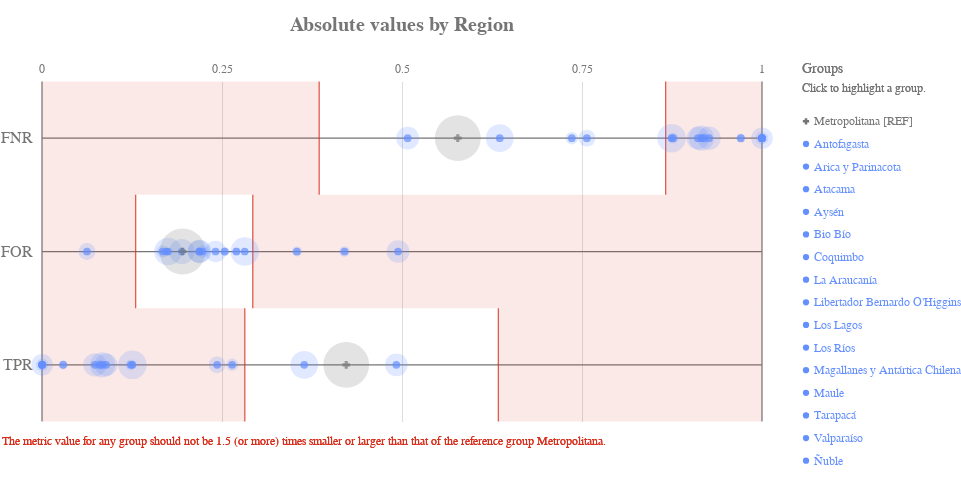

This figure's notebook cell:
### Code cell
ap.absolute(grupo_definido, metrics, 'Region', fairness_threshold = disparity_tolerance)

### Figure 1 — Vega-Lite specification as saved in the notebook (floating-point values rounded to 4 significant figures)
{"config": {"view": {"continuousWidth": 400, "continuousHeight": 300, "strokeWidth": 0}, "axisLeft": {"labelColor": "rgb(117,117,117)", "labelFont": "Arial", "labelFontSize": 16}, "title": {"align": "center", "baseline": "middle", "color": "rgb(117,117,117)", "font": "Arial", "fontSize": 20, "fontWeight": "bold"}}, "layer": [{"data": {"name": "data-4ac2d7a4dec33677e433b172826c7791"}, "mark": {"type": "rule", "stroke": "rgb(117,117,117)", "strokeWidth": 1.25, "tooltip": ""}, "encoding": {"x": {"type": "quantitative", "field": "start", "scale": {"domain": [0, 1], "range": [40.0, 760.0]}}, "x2": {"field": "end"}, "y": {"type": "nominal", "axis": {"domain": false, "labelAngle": 0, "labelPadding": -30, "orient": "left", "ticks": false, "title": ""}, "field": "y_position", "scale": {"domain": ["FNR", "FOR", "TPR"], "range": [42.5, 382.5]}}}}, {"data": {"name": "data-6cfe259518f6c7b358d8f836a73e6b7f"}, "mark": {"type": "rule", "stroke": "rgb(117,117,117)", "strokeWidth": 1.25, "tooltip": ""}, "encoding": {"x": {"type": "quantitative", "field": "x_position", "scale": {"domain": [0, 1], "range": [40.0, 760.0]}}, "y": {"value": 42.5}, "y2": {"value": 382.5}}}, {"data": {"name": "data-60ed1133fa688d151d36705a369482e0"}, "mark": {"type": "text", "align": "center", "color": "rgb(117,117,117)", "font": "Arial", "fontSize": 12, "fontWeight": "normal", "tooltip": ""}, "encoding": {"text": {"type": "nominal", "field": "value"}, "x": {"type": "quantitative", "field": "value", "scale": {"domain": [0, 1], "range": [40.0, 760.0]}}, "y": {"value": 29.75}}}, {"layer": [{"mark": {"type": "rect", "opacity": 0.8, "stroke": "rgb(217, 46, 28)", "strokeWidth": 1.25, "tooltip": ""}, "encoding": {"x": {"type": "quantitative", "field": "lower_threshold_value", "scale": {"domain": [0, 1], "range": [40.0, 760.0]}}, "x2": {"field": "lower_threshold_value"}, "y": {"type": "nominal", "axis": {"domain": false, "grid": false, "labels": false, "ticks": false, "title": " "}, "field": "metric", "scale": {"domain": ["FNR", "FOR", "TPR"], "range": [42.5, 382.5]}}}}, {"mark": {"type": "rect", "opacity": 0.8, "stroke": "rgb(217, 46, 28)", "strokeWidth": 1.25, "tooltip": ""}, "encoding": {"x": {"type": "quantitative", "field": "upper_threshold_value", "scale": {"domain": [0, 1], "range": [40.0, 760.0]}}, "x2": {"field": "upper_threshold_value"}, "y": {"type": "nominal", "axis": {"domain": false, "grid": false, "labels": false, "ticks": false, "title": " "}, "field": "metric", "scale": {"domain": ["FNR", "FOR", "TPR"], "range": [42.5, 382.5]}}}}, {"layer": [{"mark": {"type": "rect", "fill": "rgb(217, 46, 28)", "opacity": 0.1, "tooltip": ""}, "encoding": {"x": {"type": "quantitative", "field": "lower_threshold_value", "scale": {"domain": [0, 1], "range": [40.0, 760.0]}}, "x2": {"field": "lower_end"}, "y": {"type": "nominal", "axis": {"domain": false, "grid": false, "labels": false, "ticks": false, "title": " "}, "field": "metric", "scale": {"domain": ["FNR", "FOR", "TPR"], "range": [42.5, 382.5]}}}}, {"mark": {"type": "rect", "fill": "rgb(217, 46, 28)", "opacity": 0.1, "tooltip": ""}, "encoding": {"x": {"type": "quantitative", "field": "upper_threshold_value", "scale": {"domain": [0, 1], "range": [40.0, 760.0]}}, "x2": {"field": "upper_end"}, "y": {"type": "nominal", "axis": {"domain": false, "grid": false, "labels": false, "ticks": false, "title": " "}, "field": "metric", "scale": {"domain": ["FNR", "FOR", "TPR"], "range": [42.5, 382.5]}}}}]}, {"data": {"name": "data-79dd248bdaa0ea02c535240e8ad022c8"}, "mark": {"type": "text", "align": "left", "baseline": "top", "fill": "rgb(217, 46, 28)", "font": "Arial", "fontSize": 12, "fontWeight": "normal", "tooltip": ""}, "encoding": {"text": {"value": "The metric value for any group should not be 1.5 (or more) times smaller or larger than that of the reference group Metropolitana."}, "x": {"value": 0}, "y": {"value": 396.7}}}], "data": {"name": "data-7237b57be79b64ed044f232db1dbef95"}}, {"layer": [{"mark": "circle"}, {"data": {"name": "data-9ee32a75cfcf4baea5e816f9b1f02c80"}, "mark": {"type": "circle", "opacity": 0.2}, "encoding": {"color": {"condition": {"type": "nominal", "field": "attribute_value", "legend": null, "scale": {"domain": ["Metropolitana", "Antofagasta", "Arica y Parinacota", "Atacama", "Aysén", "Bio Bío", "Coquimbo", "La Araucanía", "Libertador Bernardo O'Higgins", "Los Lagos", "Los Ríos", "Magallanes y Antártica Chilena", "Maule", "Tarapacá", "Valparaíso", "Ñuble"], "range": ["rgb(117,117,117)", "rgb(100, 143, 255)", "rgb(100, 143, 255)", "rgb(100, 143, 255)", "rgb(100, 143, 255)", "rgb(100, 143, 255)", "rgb(100, 143, 255)", "rgb(100, 143, 255)", "rgb(100, 143, 255)", "rgb(100, 143, 255)", "rgb(100, 143, 255)", "rgb(100, 143, 255)", "rgb(100, 143, 255)", "rgb(100, 143, 255)", "rgb(100, 143, 255)", "rgb(100, 143, 255)"]}, "selection": "selector009"}, "value": "rgb(224,224,224)"}, "size": {"type": "quantitative", "field": "group_size", "legend": null, "scale": {"domain": [0, 4104.0], "range": [0, 2522.0]}}, "tooltip": [{"type": "nominal", "field": "attribute_value", "title": "Group"}, {"type": "nominal", "field": "tooltip_group_size", "title": "Group Size"}, {"type": "nominal", "field": "tooltip_disparity_explanation_fnr", "title": "Disparity"}, {"type": "quantitative", "field": "fnr", "format": ".2f", "title": "FNR"}], "x": {"type": "quantitative", "axis": {"domain": false, "labels": false, "ticks": false, "title": null, "values": [0.25, 0.5, 0.75]}, "field": "fnr", "scale": {"domain": [0, 1], "range": [40.0, 760.0]}}, "y": {"type": "nominal", "axis": {"domain": false, "grid": false, "labels": false, "ticks": false, "title": " "}, "field": "metric_variable", "scale": {"domain": ["FNR", "FOR", "TPR"], "range": [42.5, 382.5]}}}, "selection": {"selector011": {"type": "multi", "empty": "all", "fields": ["attribute_value"]}}, "transform": [{"calculate": "'FNR'", "as": "metric_variable"}]}, {"data": {"name": "data-9ee32a75cfcf4baea5e816f9b1f02c80"}, "mark": {"type": "circle", "opacity": 0.2}, "encoding": {"color": {"condition": {"type": "nominal", "field": "attribute_value", "legend": null, "scale": {"domain": ["Metropolitana", "Antofagasta", "Arica y Parinacota", "Atacama", "Aysén", "Bio Bío", "Coquimbo", "La Araucanía", "Libertador Bernardo O'Higgins", "Los Lagos", "Los Ríos", "Magallanes y Antártica Chilena", "Maule", "Tarapacá", "Valparaíso", "Ñuble"], "range": ["rgb(117,117,117)", "rgb(100, 143, 255)", "rgb(100, 143, 255)", "rgb(100, 143, 255)", "rgb(100, 143, 255)", "rgb(100, 143, 255)", "rgb(100, 143, 255)", "rgb(100, 143, 255)", "rgb(100, 143, 255)", "rgb(100, 143, 255)", "rgb(100, 143, 255)", "rgb(100, 143, 255)", "rgb(100, 143, 255)", "rgb(100, 143, 255)", "rgb(100, 143, 255)", "rgb(100, 143, 255)"]}, "selection": "selector009"}, "value": "rgb(224,224,224)"}, "size": {"type": "quantitative", "field": "group_size", "legend": null, "scale": {"domain": [0, 4104.0], "range": [0, 2522.0]}}, "tooltip": [{"type": "nominal", "field": "attribute_value", "title": "Group"}, {"type": "nominal", "field": "tooltip_group_size", "title": "Group Size"}, {"type": "nominal", "field": "tooltip_disparity_explanation_for", "title": "Disparity"}, {"type": "quantitative", "field": "for", "format": ".2f", "title": "FOR"}], "x": {"type": "quantitative", "axis": {"domain": false, "labels": false, "ticks": false, "title": null, "values": [0.25, 0.5, 0.75]}, "field": "for", "scale": {"domain": [0, 1], "range": [40.0, 760.0]}}, "y": {"type": "nominal", "axis": {"domain": false, "grid": false, "labels": false, "ticks": false, "title": " "}, "field": "metric_variable", "scale": {"domain": ["FNR", "FOR", "TPR"], "range": [42.5, 382.5]}}}, "selection": {"selector013": {"type": "multi", "empty": "all", "fields": ["attribute_value"]}}, "transform": [{"calculate": "'FOR'", "as": "metric_variable"}]}, {"data": {"name": "data-9ee32a75cfcf4baea5e816f9b1f02c80"}, "mark": {"type": "circle", "opacity": 0.2}, "encoding": {"color": {"condition": {"type": "nominal", "field": "attribute_value", "legend": null, "scale": {"domain": ["Metropolitana", "Antofagasta", "Arica y Parinacota", "Atacama", "Aysén", "Bio Bío", "Coquimbo", "La Araucanía", "Libertador Bernardo O'Higgins", "Los Lagos", "Los Ríos", "Magallanes y Antártica Chilena", "Maule", "Tarapacá", "Valparaíso", "Ñuble"], "range": ["rgb(117,117,117)", "rgb(100, 143, 255)", "rgb(100, 143, 255)", "rgb(100, 143, 255)", "rgb(100, 143, 255)", "rgb(100, 143, 255)", "rgb(100, 143, 255)", "rgb(100, 143, 255)", "rgb(100, 143, 255)", "rgb(100, 143, 255)", "rgb(100, 143, 255)", "rgb(100, 143, 255)", "rgb(100, 143, 255)", "rgb(100, 143, 255)", "rgb(100, 143, 255)", "rgb(100, 143, 255)"]}, "selection": "selector009"}, "value": "rgb(224,224,224)"}, "size": {"type": "quantitative", "field": "group_size", "legend": null, "scale": {"domain": [0, 4104.0], "range": [0, 2522.0]}}, "tooltip": [{"type": "nominal", "field": "attribute_value", "title": "Group"}, {"type": "nominal", "field": "tooltip_group_size", "title": "Group Size"}, {"type": "nominal", "field": "tooltip_disparity_explanation_tpr", "title": "Disparity"}, {"type": "quantitative", "field": "tpr", "format": ".2f", "title": "TPR"}], "x": {"type": "quantitative", "axis": {"domain": false, "labels": false, "ticks": false, "title": null, "values": [0.25, 0.5, 0.75]}, "field": "tpr", "scale": {"domain": [0, 1], "range": [40.0, 760.0]}}, "y": {"type": "nominal", "axis": {"domain": false, "grid": false, "labels": false, "ticks": false, "title": " "}, "field": "metric_variable", "scale": {"domain": ["FNR", "FOR", "TPR"], "range": [42.5, 382.5]}}}, "selection": {"selector015": {"type": "multi", "empty": "all", "fields": ["attribute_value"]}}, "transform": [{"calculate": "'TPR'", "as": "metric_variable"}]}, {"layer": [{"mark": "point"}, {"data": {"name": "data-9ee32a75cfcf4baea5e816f9b1f02c80"}, "mark": {"type": "point", "filled": true, "size": 60}, "encoding": {"color": {"condition": {"type": "nominal", "field": "attribute_value", "legend": null, "scale": {"domain": ["Metropolitana", "Antofagasta", "Arica y Parinacota", "Atacama", "Aysén", "Bio Bío", "Coquimbo", "La Araucanía", "Libertador Bernardo O'Higgins", "Los Lagos", "Los Ríos", "Magallanes y Antártica Chilena", "Maule", "Tarapacá", "Valparaíso", "Ñuble"], "range": ["rgb(117,117,117)", "rgb(100, 143, 255)", "rgb(100, 143, 255)", "rgb(100, 143, 255)", "rgb(100, 143, 255)", "rgb(100, 143, 255)", "rgb(100, 143, 255)", "rgb(100, 143, 255)", "rgb(100, 143, 255)", "rgb(100, 143, 255)", "rgb(100, 143, 255)", "rgb(100, 143, 255)", "rgb(100, 143, 255)", "rgb(100, 143, 255)", "rgb(100, 143, 255)", "rgb(100, 143, 255)"]}, "selection": "selector009"}, "value": "rgb(224,224,224)"}, "shape": {"type": "nominal", "field": "attribute_value", "legend": null, "scale": {"domain": ["Metropolitana", "Antofagasta", "Arica y Parinacota", "Atacama", "Aysén", "Bio Bío", "Coquimbo", "La Araucanía", "Libertador Bernardo O'Higgins", "Los Lagos", "Los Ríos", "Magallanes y Antártica Chilena", "Maule", "Tarapacá", "Valparaíso", "Ñuble"], "range": ["cross", "circle", "circle", "circle", "circle", "circle", "circle", "circle", "circle", "circle", "circle", "circle", "circle", "circle", "circle", "circle"]}}, "tooltip": [{"type": "nominal", "field": "attribute_value", "title": "Group"}, {"type": "nominal", "field": "tooltip_group_size", "title": "Group Size"}, {"type": "nominal", "field": "tooltip_disparity_explanation_fnr", "title": "Disparity"}, {"type": "quantitative", "field": "fnr", "format": ".2f", "title": "FNR"}], "x": {"type": "quantitative", "axis": {"domain": false, "labels": false, "ticks": false, "title": null, "values": [0.25, 0.5, 0.75]}, "field": "fnr", "scale": {"domain": [0, 1], "range": [40.0, 760.0]}}, "y": {"type": "nominal", "axis": {"domain": false, "grid": false, "labels": false, "ticks": false, "title": " "}, "field": "metric_variable", "scale": {"domain": ["FNR", "FOR", "TPR"], "range": [42.5, 382.5]}}}, "selection": {"selector010": {"type": "multi", "empty": "all", "fields": ["attribute_value"]}}, "transform": [{"calculate": "'FNR'", "as": "metric_variable"}]}, {"data": {"name": "data-9ee32a75cfcf4baea5e816f9b1f02c80"}, "mark": {"type": "point", "filled": true, "size": 60}, "encoding": {"color": {"condition": {"type": "nominal", "field": "attribute_value", "legend": null, "scale": {"domain": ["Metropolitana", "Antofagasta", "Arica y Parinacota", "Atacama", "Aysén", "Bio Bío", "Coquimbo", "La Araucanía", "Libertador Bernardo O'Higgins", "Los Lagos", "Los Ríos", "Magallanes y Antártica Chilena", "Maule", "Tarapacá", "Valparaíso", "Ñuble"], "range": ["rgb(117,117,117)", "rgb(100, 143, 255)", "rgb(100, 143, 255)", "rgb(100, 143, 255)", "rgb(100, 143, 255)", "rgb(100, 143, 255)", "rgb(100, 143, 255)", "rgb(100, 143, 255)", "rgb(100, 143, 255)", "rgb(100, 143, 255)", "rgb(100, 143, 255)", "rgb(100, 143, 255)", "rgb(100, 143, 255)", "rgb(100, 143, 255)", "rgb(100, 143, 255)", "rgb(100, 143, 255)"]}, "selection": "selector009"}, "value": "rgb(224,224,224)"}, "shape": {"type": "nominal", "field": "attribute_value", "legend": null, "scale": {"domain": ["Metropolitana", "Antofagasta", "Arica y Parinacota", "Atacama", "Aysén", "Bio Bío", "Coquimbo", "La Araucanía", "Libertador Bernardo O'Higgins", "Los Lagos", "Los Ríos", "Magallanes y Antártica Chilena", "Maule", "Tarapacá", "Valparaíso", "Ñuble"], "range": ["cross", "circle", "circle", "circle", "circle", "circle", "circle", "circle", "circle", "circle", "circle", "circle", "circle", "circle", "circle", "circle"]}}, "tooltip": [{"type": "nominal", "field": "attribute_value", "title": "Group"}, {"type": "nominal", "field": "tooltip_group_size", "title": "Group Size"}, {"type": "nominal", "field": "tooltip_disparity_explanation_for", "title": "Disparity"}, {"type": "quantitative", "field": "for", "format": ".2f", "title": "FOR"}], "x": {"type": "quantitative", "axis": {"domain": false, "labels": false, "ticks": false, "title": null, "values": [0.25, 0.5, 0.75]}, "field": "for", "scale": {"domain": [0, 1], "range": [40.0, 760.0]}}, "y": {"type": "nominal", "axis": {"domain": false, "grid": false, "labels": false, "ticks": false, "title": " "}, "field": "metric_variable", "scale": {"domain": ["FNR", "FOR", "TPR"], "range": [42.5, 382.5]}}}, "selection": {"selector012": {"type": "multi", "empty": "all", "fields": ["attribute_value"]}}, "transform": [{"calculate": "'FOR'", "as": "metric_variable"}]}, {"data": {"name": "data-9ee32a75cfcf4baea5e816f9b1f02c80"}, "mark": {"type": "point", "filled": true, "size": 60}, "encoding": {"color": {"condition": {"type": "nominal", "field": "attribute_value", "legend": null, "scale": {"domain": ["Metropolitana", "Antofagasta", "Arica y Parinacota", "Atacama", "Aysén", "Bio Bío", "Coquimbo", "La Araucanía", "Libertador Bernardo O'Higgins", "Los Lagos", "Los Ríos", "Magallanes y Antártica Chilena", "Maule", "Tarapacá", "Valparaíso", "Ñuble"], "range": ["rgb(117,117,117)", "rgb(100, 143, 255)", "rgb(100, 143, 255)", "rgb(100, 143, 255)", "rgb(100, 143, 255)", "rgb(100, 143, 255)", "rgb(100, 143, 255)", "rgb(100, 143, 255)", "rgb(100, 143, 255)", "rgb(100, 143, 255)", "rgb(100, 143, 255)", "rgb(100, 143, 255)", "rgb(100, 143, 255)", "rgb(100, 143, 255)", "rgb(100, 143, 255)", "rgb(100, 143, 255)"]}, "selection": "selector009"}, "value": "rgb(224,224,224)"}, "shape": {"type": "nominal", "field": "attribute_value", "legend": null, "scale": {"domain": ["Metropolitana", "Antofagasta", "Arica y Parinacota", "Atacama", "Aysén", "Bio Bío", "Coquimbo", "La Araucanía", "Libertador Bernardo O'Higgins", "Los Lagos", "Los Ríos", "Magallanes y Antártica Chilena", "Maule", "Tarapacá", "Valparaíso", "Ñuble"], "range": ["cross", "circle", "circle", "circle", "circle", "circle", "circle", "circle", "circle", "circle", "circle", "circle", "circle", "circle", "circle", "circle"]}}, "tooltip": [{"type": "nominal", "field": "attribute_value", "title": "Group"}, {"type": "nominal", "field": "tooltip_group_size", "title": "Group Size"}, {"type": "nominal", "field": "tooltip_disparity_explanation_tpr", "title": "Disparity"}, {"type": "quantitative", "field": "tpr", "format": ".2f", "title": "TPR"}], "x": {"type": "quantitative", "axis": {"domain": false, "labels": false, "ticks": false, "title": null, "values": [0.25, 0.5, 0.75]}, "field": "tpr", "scale": {"domain": [0, 1], "range": [40.0, 760.0]}}, "y": {"type": "nominal", "axis": {"domain": false, "grid": false, "labels": false, "ticks": false, "title": " "}, "field": "metric_variable", "scale": {"domain": ["FNR", "FOR", "TPR"], "range": [42.5, 382.5]}}}, "selection": {"selector014": {"type": "multi", "empty": "all", "fields": ["attribute_value"]}}, "transform": [{"calculate": "'TPR'", "as": "metric_variable"}]}]}]}, {"layer": [{"mark": {"type": "point", "filled": true, "opacity": 1, "size": 39.48}, "encoding": {"color": {"condition": {"type": "nominal", "field": "attribute_value", "legend": null, "scale": {"domain": ["Metropolitana", "Antofagasta", "Arica y Parinacota", "Atacama", "Aysén", "Bio Bío", "Coquimbo", "La Araucanía", "Libertador Bernardo O'Higgins", "Los Lagos", "Los Ríos", "Magallanes y Antártica Chilena", "Maule", "Tarapacá", "Valparaíso", "Ñuble"], "range": ["rgb(117,117,117)", "rgb(100, 143, 255)", "rgb(100, 143, 255)", "rgb(100, 143, 255)", "rgb(100, 143, 255)", "rgb(100, 143, 255)", "rgb(100, 143, 255)", "rgb(100, 143, 255)", "rgb(100, 143, 255)", "rgb(100, 143, 255)", "rgb(100, 143, 255)", "rgb(100, 143, 255)", "rgb(100, 143, 255)", "rgb(100, 143, 255)", "rgb(100, 143, 255)", "rgb(100, 143, 255)"]}, "selection": "selector009"}, "value": "rgb(224,224,224)"}, "shape": {"type": "nominal", "field": "attribute_value", "legend": null, "scale": {"domain": ["Metropolitana", "Antofagasta", "Arica y Parinacota", "Atacama", "Aysén", "Bio Bío", "Coquimbo", "La Araucanía", "Libertador Bernardo O'Higgins", "Los Lagos", "Los Ríos", "Magallanes y Antártica Chilena", "Maule", "Tarapacá", "Valparaíso", "Ñuble"], "range": ["cross", "circle", "circle", "circle", "circle", "circle", "circle", "circle", "circle", "circle", "circle", "circle", "circle", "circle", "circle", "circle"]}}, "x": {"value": 804}, "y": {"type": "nominal", "axis": {"domain": false, "grid": false, "labels": false, "ticks": false, "title": " "}, "field": "attribute_value", "scale": {"domain": ["Metropolitana", "Antofagasta", "Arica y Parinacota", "Atacama", "Aysén", "Bio Bío", "Coquimbo", "La Araucanía", "Libertador Bernardo O'Higgins", "Los Lagos", "Los Ríos", "Magallanes y Antártica Chilena", "Maule", "Tarapacá", "Valparaíso", "Ñuble"], "range": [71, 433]}}}, "selection": {"selector009": {"type": "multi", "empty": "all", "fields": ["attribute_value"]}}}, {"mark": {"type": "text", "align": "left", "baseline": "middle", "font": "Arial", "fontSize": 12, "fontWeight": "normal"}, "encoding": {"color": {"condition": {"type": "nominal", "field": "attribute_value", "legend": null, "scale": {"domain": ["Metropolitana", "Antofagasta", "Arica y Parinacota", "Atacama", "Aysén", "Bio Bío", "Coquimbo", "La Araucanía", "Libertador Bernardo O'Higgins", "Los Lagos", "Los Ríos", "Magallanes y Antártica Chilena", "Maule", "Tarapacá", "Valparaíso", "Ñuble"], "range": ["rgb(117,117,117)", "rgb(100, 143, 255)", "rgb(100, 143, 255)", "rgb(100, 143, 255)", "rgb(100, 143, 255)", "rgb(100, 143, 255)", "rgb(100, 143, 255)", "rgb(100, 143, 255)", "rgb(100, 143, 255)", "rgb(100, 143, 255)", "rgb(100, 143, 255)", "rgb(100, 143, 255)", "rgb(100, 143, 255)", "rgb(100, 143, 255)", "rgb(100, 143, 255)", "rgb(100, 143, 255)"]}, "selection": "selector009"}, "value": "rgb(224,224,224)"}, "text": {"type": "nominal", "field": "label"}, "x": {"value": 812}, "y": {"type": "nominal", "axis": {"domain": false, "grid": false, "labels": false, "ticks": false, "title": " "}, "field": "attribute_value", "scale": {"domain": ["Metropolitana", "Antofagasta", "Arica y Parinacota", "Atacama", "Aysén", "Bio Bío", "Coquimbo", "La Araucanía", "Libertador Bernardo O'Higgins", "Los Lagos", "Los Ríos", "Magallanes y Antártica Chilena", "Maule", "Tarapacá", "Valparaíso", "Ñuble"], "range": [71, 433]}}}, "selection": {"selector016": {"type": "multi", "empty": "all", "fields": ["attribute_value"]}}}, {"data": {"name": "data-79dd248bdaa0ea02c535240e8ad022c8"}, "mark": {"type": "text", "align": "left", "baseline": "middle", "color": "rgb(117,117,117)", "font": "Arial", "fontSize": 12, "fontWeight": "normal"}, "encoding": {"text": {"value": "Click to highlight a group."}, "x": {"value": 800}, "y": {"value": 49}}}, {"data": {"name": "data-79dd248bdaa0ea02c535240e8ad022c8"}, "mark": {"type": "text", "align": "left", "baseline": "middle", "color": "rgb(117,117,117)", "font": "Arial", "fontSize": 14, "fontWeight": "normal"}, "encoding": {"text": {"value": "Groups"}, "x": {"value": 800}, "y": {"value": 30}}}], "data": {"name": "data-7ebefffb3323e64a7ab0617c614ff136"}}], "height": 425, "padding": {"top": 15, "bottom": 10}, "resolve": {"scale": {"size": "independent", "y": "independent"}}, "title": "Absolute values by Region", "width": 800, "$schema": "https://vega.github.io/schema/vega-lite/v4.8.1.json", "datasets": {"data-4ac2d7a4dec33677e433b172826c7791": [{"y_position": "FNR", "start": 0, "end": 1}, {"y_position": "FOR", "start": 0, "end": 1}, {"y_position": "TPR", "start": 0, "end": 1}], "data-6cfe259518f6c7b358d8f836a73e6b7f": [{"x_position": 0}, {"x_position": 1}], "data-60ed1133fa688d151d36705a369482e0": [{"value": 0.0}, {"value": 0.25}, {"value": 0.5}, {"value": 0.75}, {"value": 1.0}], "data-7237b57be79b64ed044f232db1dbef95": [{"lower_end": 0, "upper_end": 1, "lower_threshold_value": 0.385, "upper_threshold_value": 0.8662, "metric": "FNR"}, {"lower_end": 0, "upper_end": 1, "lower_threshold_value": 0.1301, "upper_threshold_value": 0.2928, "metric": "FOR"}, {"lower_end": 0, "upper_end": 1, "lower_threshold_value": 0.2817, "upper_threshold_value": 0.6338, "metric": "TPR"}], "data-79dd248bdaa0ea02c535240e8ad022c8": [{"a": 1, "b": 0}, {"a": 1, "b": 0}], "data-9ee32a75cfcf4baea5e816f9b1f02c80": [{"attribute_name": "Region", "attribute_value": "Antofagasta", "group_size": 184, "total_entities": 11987, "fnr": 0.8765, "for": 0.4201, "tpr": 0.1235, "fnr_disparity": 1.518, "for_disparity": 2.152, "tpr_disparity": 0.2922, "fnr_disparity_scaled": 0.5179, "for_disparity_scaled": 1.152, "tpr_disparity_scaled": -2.422, "tooltip_group_size": "184 (1.53%)", "tooltip_disparity_explanation_fnr": "1.52 times larger FNR than the reference group", "tooltip_disparity_explanation_for": "2.15 times larger FOR than the reference group", "tooltip_disparity_explanation_tpr": "3.42 times smaller TPR than the reference group"}, {"attribute_name": "Region", "attribute_value": "Arica y Parinacota", "group_size": 168, "total_entities": 11987, "fnr": 0.9194, "for": 0.354, "tpr": 0.08065, "fnr_disparity": 1.592, "for_disparity": 1.814, "tpr_disparity": 0.1909, "fnr_disparity_scaled": 0.592, "for_disparity_scaled": 0.8139, "tpr_disparity_scaled": -4.239, "tooltip_group_size": "168 (1.40%)", "tooltip_disparity_explanation_fnr": "1.59 times larger FNR than the reference group", "tooltip_disparity_explanation_for": "1.81 times larger FOR than the reference group", "tooltip_disparity_explanation_tpr": "5.24 times smaller TPR than the reference group"}, {"attribute_name": "Region", "attribute_value": "Atacama", "group_size": 465, "total_entities": 11987, "fnr": 0.7568, "for": 0.0625, "tpr": 0.2432, "fnr_disparity": 1.31, "for_disparity": 0.3202, "tpr_disparity": 0.5757, "fnr_disparity_scaled": 0.3104, "for_disparity_scaled": -2.123, "tpr_disparity_scaled": -0.737, "tooltip_group_size": "465 (3.88%)", "tooltip_disparity_explanation_fnr": "1.31 times larger FNR than the reference group", "tooltip_disparity_explanation_for": "3.12 times smaller FOR than the reference group", "tooltip_disparity_explanation_tpr": "1.74 times smaller TPR than the reference group"}, {"attribute_name": "Region", "attribute_value": "Aysén", "group_size": 103, "total_entities": 11987, "fnr": 1.0, "for": 0.27, "tpr": 0.0002, "fnr_disparity": 1.732, "for_disparity": 1.383, "tpr_disparity": 0.0002, "fnr_disparity_scaled": 0.7317, "for_disparity_scaled": 0.3833, "tpr_disparity_scaled": -4999.0, "tooltip_group_size": "103 (0.86%)", "tooltip_disparity_explanation_fnr": "1.73 times larger FNR than the reference group", "tooltip_disparity_explanation_for": "1.38 times larger FOR than the reference group", "tooltip_disparity_explanation_tpr": "5000.00 times smaller TPR than the reference group"}, {"attribute_name": "Region", "attribute_value": "Bio Bío", "group_size": 1252, "total_entities": 11987, "fnr": 0.6358, "for": 0.175, "tpr": 0.3642, "fnr_disparity": 1.101, "for_disparity": 0.8967, "tpr_disparity": 0.8621, "fnr_disparity_scaled": 0.1009, "for_disparity_scaled": -0.1152, "tpr_disparity_scaled": -0.16, "tooltip_group_size": "1,252 (10.44%)", "tooltip_disparity_explanation_fnr": "1.10 times larger FNR than the reference group", "tooltip_disparity_explanation_for": "1.12 times smaller FOR than the reference group", "tooltip_disparity_explanation_tpr": "1.16 times smaller TPR than the reference group"}, {"attribute_name": "Region", "attribute_value": "Coquimbo", "group_size": 839, "total_entities": 11987, "fnr": 0.911, "for": 0.218, "tpr": 0.08901, "fnr_disparity": 1.578, "for_disparity": 1.117, "tpr_disparity": 0.2107, "fnr_disparity_scaled": 0.5775, "for_disparity_scaled": 0.1171, "tpr_disparity_scaled": -3.747, "tooltip_group_size": "839 (7.00%)", "tooltip_disparity_explanation_fnr": "1.58 times larger FNR than the reference group", "tooltip_disparity_explanation_for": "1.12 times larger FOR than the reference group", "tooltip_disparity_explanation_tpr": "4.75 times smaller TPR than the reference group"}, {"attribute_name": "Region", "attribute_value": "La Araucanía", "group_size": 1324, "total_entities": 11987, "fnr": 0.8744, "for": 0.2815, "tpr": 0.1256, "fnr_disparity": 1.514, "for_disparity": 1.442, "tpr_disparity": 0.2973, "fnr_disparity_scaled": 0.5141, "for_disparity_scaled": 0.4424, "tpr_disparity_scaled": -2.364, "tooltip_group_size": "1,324 (11.05%)", "tooltip_disparity_explanation_fnr": "1.51 times larger FNR than the reference group", "tooltip_disparity_explanation_for": "1.44 times larger FOR than the reference group", "tooltip_disparity_explanation_tpr": "3.36 times smaller TPR than the reference group"}, {"attribute_name": "Region", "attribute_value": "Libertador Bernardo O'Higgins", "group_size": 1034, "total_entities": 11987, "fnr": 0.9159, "for": 0.1943, "tpr": 0.08411, "fnr_disparity": 1.586, "for_disparity": 0.9952, "tpr_disparity": 0.1991, "fnr_disparity_scaled": 0.586, "for_disparity_scaled": -0.004787, "tpr_disparity_scaled": -4.023, "tooltip_group_size": "1,034 (8.63%)", "tooltip_disparity_explanation_fnr": "1.59 times larger FNR than the reference group", "tooltip_disparity_explanation_for": "1.00 times smaller FOR than the reference group", "tooltip_disparity_explanation_tpr": "5.02 times smaller TPR than the reference group"}, {"attribute_name": "Region", "attribute_value": "Los Lagos", "group_size": 842, "total_entities": 11987, "fnr": 0.5079, "for": 0.4945, "tpr": 0.4921, "fnr_disparity": 0.8795, "for_disparity": 2.534, "tpr_disparity": 1.165, "fnr_disparity_scaled": -0.1371, "for_disparity_scaled": 1.534, "tpr_disparity_scaled": 0.1648, "tooltip_group_size": "842 (7.02%)", "tooltip_disparity_explanation_fnr": "1.14 times smaller FNR than the reference group", "tooltip_disparity_explanation_for": "2.53 times larger FOR than the reference group", "tooltip_disparity_explanation_tpr": "1.16 times larger TPR than the reference group"}, {"attribute_name": "Region", "attribute_value": "Los Ríos", "group_size": 252, "total_entities": 11987, "fnr": 0.7358, "for": 0.1674, "tpr": 0.2642, "fnr_disparity": 1.274, "for_disparity": 0.8576, "tpr_disparity": 0.6252, "fnr_disparity_scaled": 0.2742, "for_disparity_scaled": -0.1661, "tpr_disparity_scaled": -0.5995, "tooltip_group_size": "252 (2.10%)", "tooltip_disparity_explanation_fnr": "1.27 times larger FNR than the reference group", "tooltip_disparity_explanation_for": "1.17 times smaller FOR than the reference group", "tooltip_disparity_explanation_tpr": "1.60 times smaller TPR than the reference group"}, {"attribute_name": "Region", "attribute_value": "Magallanes y Antártica Chilena", "group_size": 136, "total_entities": 11987, "fnr": 0.9706, "for": 0.2538, "tpr": 0.02941, "fnr_disparity": 1.681, "for_disparity": 1.301, "tpr_disparity": 0.06961, "fnr_disparity_scaled": 0.6807, "for_disparity_scaled": 0.3006, "tpr_disparity_scaled": -13.37, "tooltip_group_size": "136 (1.13%)", "tooltip_disparity_explanation_fnr": "1.68 times larger FNR than the reference group", "tooltip_disparity_explanation_for": "1.30 times larger FOR than the reference group", "tooltip_disparity_explanation_tpr": "14.37 times smaller TPR than the reference group"}, {"attribute_name": "Region", "attribute_value": "Maule", "group_size": 880, "total_entities": 11987, "fnr": 0.9265, "for": 0.219, "tpr": 0.07353, "fnr_disparity": 1.604, "for_disparity": 1.122, "tpr_disparity": 0.174, "fnr_disparity_scaled": 0.6043, "for_disparity_scaled": 0.1221, "tpr_disparity_scaled": -4.746, "tooltip_group_size": "880 (7.34%)", "tooltip_disparity_explanation_fnr": "1.60 times larger FNR than the reference group", "tooltip_disparity_explanation_for": "1.12 times larger FOR than the reference group", "tooltip_disparity_explanation_tpr": "5.75 times smaller TPR than the reference group"}, {"attribute_name": "Region", "attribute_value": "Metropolitana", "group_size": 3420, "total_entities": 11987, "fnr": 0.5775, "for": 0.1952, "tpr": 0.4225, "fnr_disparity": 1.0, "for_disparity": 1.0, "tpr_disparity": 1.0, "fnr_disparity_scaled": 0.0, "for_disparity_scaled": 0.0, "tpr_disparity_scaled": 0.0, "tooltip_group_size": "3,420 (28.53%)", "tooltip_disparity_explanation_fnr": "Reference group", "tooltip_disparity_explanation_for": "Reference group", "tooltip_disparity_explanation_tpr": "Reference group"}, {"attribute_name": "Region", "attribute_value": "Tarapacá", "group_size": 81, "total_entities": 11987, "fnr": 1.0, "for": 0.1728, "tpr": 0.0002, "fnr_disparity": 1.732, "for_disparity": 0.8855, "tpr_disparity": 0.0002, "fnr_disparity_scaled": 0.7317, "for_disparity_scaled": -0.1293, "tpr_disparity_scaled": -4999.0, "tooltip_group_size": "81 (0.68%)", "tooltip_disparity_explanation_fnr": "1.73 times larger FNR than the reference group", "tooltip_disparity_explanation_for": "1.13 times smaller FOR than the reference group", "tooltip_disparity_explanation_tpr": "5000.00 times smaller TPR than the reference group"}, {"attribute_name": "Region", "attribute_value": "Valparaíso", "group_size": 756, "total_entities": 11987, "fnr": 1.0, "for": 0.2411, "tpr": 0.0002, "fnr_disparity": 1.732, "for_disparity": 1.235, "tpr_disparity": 0.0002, "fnr_disparity_scaled": 0.7317, "for_disparity_scaled": 0.2351, "tpr_disparity_scaled": -4999.0, "tooltip_group_size": "756 (6.31%)", "tooltip_disparity_explanation_fnr": "1.73 times larger FNR than the reference group", "tooltip_disparity_explanation_for": "1.24 times larger FOR than the reference group", "tooltip_disparity_explanation_tpr": "5000.00 times smaller TPR than the reference group"}, {"attribute_name": "Region", "attribute_value": "Ñuble", "group_size": 251, "total_entities": 11987, "fnr": 1.0, "for": 0.2231, "tpr": 0.0002, "fnr_disparity": 1.732, "for_disparity": 1.143, "tpr_disparity": 0.0002, "fnr_disparity_scaled": 0.7317, "for_disparity_scaled": 0.1431, "tpr_disparity_scaled": -4999.0, "tooltip_group_size": "251 (2.09%)", "tooltip_disparity_explanation_fnr": "1.73 times larger FNR than the reference group", "tooltip_disparity_explanation_for": "1.14 times larger FOR than the reference group", "tooltip_disparity_explanation_tpr": "5000.00 times smaller TPR than the reference group"}], "data-7ebefffb3323e64a7ab0617c614ff136": [{"attribute_value": "Metropolitana", "label": "Metropolitana [REF]"}, {"attribute_value": "Antofagasta", "label": "Antofagasta"}, {"attribute_value": "Arica y Parinacota", "label": "Arica y Parinacota"}, {"attribute_value": "Atacama", "label": "Atacama"}, {"attribute_value": "Aysén", "label": "Aysén"}, {"attribute_value": "Bio Bío", "label": "Bio Bío"}, {"attribute_value": "Coquimbo", "label": "Coquimbo"}, {"attribute_value": "La Araucanía", "label": "La Araucanía"}, {"attribute_value": "Libertador Bernardo O'Higgins", "label": "Libertador Bernardo O'Higgins"}, {"attribute_value": "Los Lagos", "label": "Los Lagos"}, {"attribute_value": "Los Ríos", "label": "Los Ríos"}, {"attribute_value": "Magallanes y Antártica Chilena", "label": "Magallanes y Antártica Chilena"}, {"attribute_value": "Maule", "label": "Maule"}, {"attribute_value": "Tarapacá", "label": "Tarapacá"}, {"attribute_value": "Valparaíso", "label": "Valparaíso"}, {"attribute_value": "Ñuble", "label": "Ñuble"}]}}
